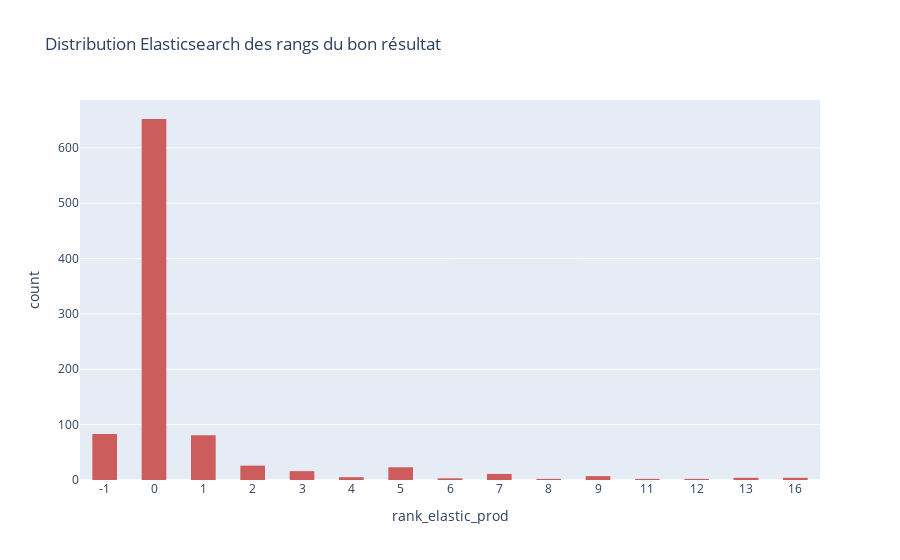

The notebook cell saved with this chart:
### Markdown cell above
## KPIs

### Code cell
fig = px.histogram(
    df_test.sort_values(by=[f"rank_elastic_{SEARCH_VERSION}"]),
    x=f"rank_elastic_{SEARCH_VERSION}",
    color_discrete_sequence=["indianred"],
    title="Distribution Elasticsearch des rangs du bon résultat",
)
fig.update_layout(bargap=0.5)
fig.update_xaxes(type="category")
fig.show()

### Figure 1 — Plotly figure (JSON) as saved in the notebook; plotly's stock layout.template omitted (floating-point values rounded to 4 significant figures; data arrays with more than 128 entries replaced by an {"elided": "..."} marker saying what was removed)
{"data": [{"alignmentgroup": "True", "bingroup": "x", "hovertemplate": "rank_elastic_prod=%{x}<br>count=%{y}<extra></extra>", "legendgroup": "", "marker": {"color": "indianred", "pattern": {"shape": ""}}, "name": "", "offsetgroup": "", "orientation": "v", "showlegend": false, "type": "histogram", "x": {"elided": "921 int values"}, "xaxis": "x", "yaxis": "y"}], "layout": {"autosize": true, "bargap": 0.5, "barmode": "relative", "legend": {"tracegroupgap": 0}, "title": {"text": "Distribution Elasticsearch des rangs du bon résultat"}, "xaxis": {"anchor": "y", "autorange": true, "domain": [0, 1], "range": [-0.5, 14.5], "title": {"text": "rank_elastic_prod"}, "type": "category"}, "yaxis": {"anchor": "x", "autorange": true, "domain": [0, 1], "range": [0, 686.3], "title": {"text": "count"}}}}
